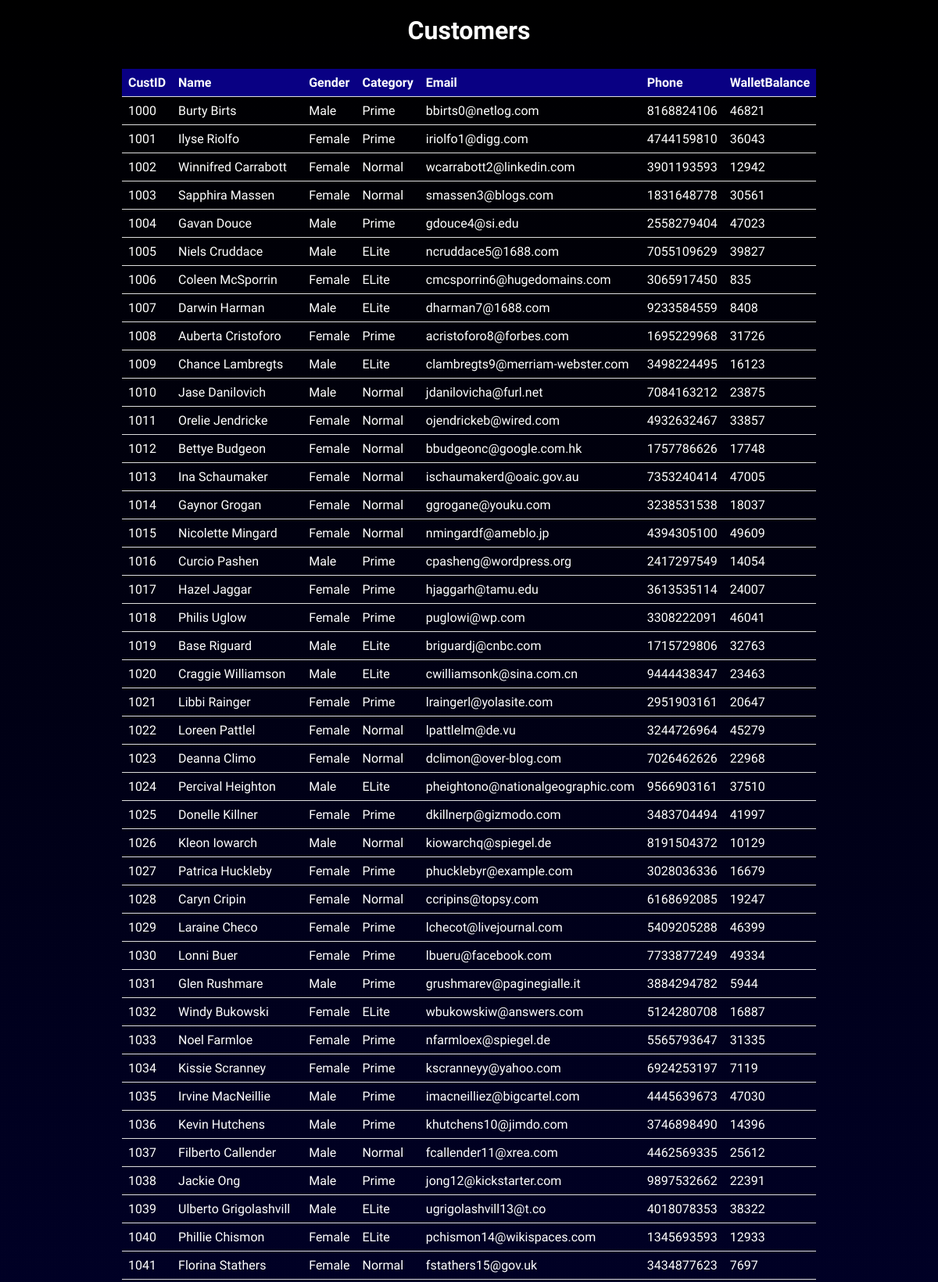
Screenshot of /html_files/tables/customers.php (upper part) with the database file from the repository.
### tables this page shows
CREATE TABLE IF NOT EXISTS Customers (
        CustID INT NOT NULL AUTO_INCREMENT,
        Name VARCHAR(50) NOT NULL,
        Gender ENUM('Male','Female') NOT NULL,
        Category ENUM('Normal','Prime','ELite') NOT NULL,
        Email VARCHAR(50),
        Phone CHAR(10),
        WalletBalance INT DEFAULT 0,
        PRIMARY KEY (CustID),
        CONSTRAINT BalCheck CHECK (WalletBalance >= 0)
    );

### html_files/tables/customers.php (the view, shortened to what this page needs)
<!DOCTYPE html>
<html>
<head>
    <link rel="stylesheet" href="../style.css">
</head>
<body>
    <h2>Customers</h2>
    <table>
        <tr>
            <th>CustID</th>
            <th>Name</th>
            <th>Gender</th>
            <th>Category</th>
            <th>Email</th>
            <th>Phone</th>
            <th>WalletBalance</th>
        </tr>
        <?php
            $servername = "localhost";
            $username = "root";
            $password = "root";
            $dbname = "bumper_bazaar";
            $conn = new mysqli($servername, $username, $password, $dbname);
            $sql = "SELECT * FROM customers";
            $result = $conn->query($sql);
            while ($row = $result->fetch_assoc()) {
                echo "<tr>";
                echo "<td>".$row['CustID']."</td>";
                echo "<td>".$row['Name']."</td>";
                echo "<td>".$row['Gender']."</td>";
                echo "<td>".$row['Category']."</td>";
                echo "<td>".$row['Email']."</td>";
                echo "<td>".$row['Phone']."</td>";
                echo "<td>".$row['WalletBalance']."</td>";
                echo "</tr>";
            }
        ?>
    </table>
</body>
</html>

### html_files/style.css (style rules this page uses)
* { margin: 10px; padding: 0; font-family: Ubuntu, Consolas; color: white; }
body { background: -webkit-linear-gradient(black, rgb(1, 1, 126)); background-size: cover; background-repeat: no-repeat; background-attachment: fixed; }
h2 { text-align: center; margin-bottom: 30px; font-size: 2rem; }
table { margin: auto; border-collapse: collapse; }
th, td { padding: 8px; text-align: left; border-bottom: 1px solid #ddd; }
th { background-color: #090083; }

### rows the page displays
customers: CustID "1000", Name "Burty Birts", Gender "Male", Category "Prime", Email "bbirts0@netlog.com", Phone "8168824106", WalletBalance "46821"
customers: CustID "1001", Name "Ilyse Riolfo", Gender "Female", Category "Prime", Email "iriolfo1@digg.com", Phone "4744159810", WalletBalance "36043"
customers: CustID "1002", Name "Winnifred Carrabott", Gender "Female", Category "Normal", Email "wcarrabott2@linkedin.com", Phone "3901193593", WalletBalance "12942"
customers: CustID "1003", Name "Sapphira Massen", Gender "Female", Category "Normal", Email "smassen3@blogs.com", Phone "1831648778", WalletBalance "30561"
customers: CustID "1004", Name "Gavan Douce", Gender "Male", Category "Prime", Email "gdouce4@si.edu", Phone "2558279404", WalletBalance "47023"
customers: CustID "1005", Name "Niels Cruddace", Gender "Male", Category "ELite", Email "ncruddace5@1688.com", Phone "7055109629", WalletBalance "39827"
customers: CustID "1006", Name "Coleen McSporrin", Gender "Female", Category "ELite", Email "cmcsporrin6@hugedomains.com", Phone "3065917450", WalletBalance "835"
customers: CustID "1007", Name "Darwin Harman", Gender "Male", Category "ELite", Email "dharman7@1688.com", Phone "9233584559", WalletBalance "8408"
customers: CustID "1008", Name "Auberta Cristoforo", Gender "Female", Category "Prime", Email "acristoforo8@forbes.com", Phone "1695229968", WalletBalance "31726"
customers: CustID "1009", Name "Chance Lambregts", Gender "Male", Category "ELite", Email "clambregts9@merriam-webster.com", Phone "3498224495", WalletBalance "16123"
customers: CustID "1010", Name "Jase Danilovich", Gender "Male", Category "Normal", Email "jdanilovicha@furl.net", Phone "7084163212", WalletBalance "23875"
customers: CustID "1011", Name "Orelie Jendricke", Gender "Female", Category "Normal", Email "ojendrickeb@wired.com", Phone "4932632467", WalletBalance "33857"
customers: CustID "1012", Name "Bettye Budgeon", Gender "Female", Category "Normal", Email "bbudgeonc@google.com.hk", Phone "1757786626", WalletBalance "17748"
customers: CustID "1013", Name "Ina Schaumaker", Gender "Female", Category "Normal", Email "ischaumakerd@oaic.gov.au", Phone "7353240414", WalletBalance "47005"
customers: CustID "1014", Name "Gaynor Grogan", Gender "Female", Category "Normal", Email "ggrogane@youku.com", Phone "3238531538", WalletBalance "18037"
customers: CustID "1015", Name "Nicolette Mingard", Gender "Female", Category "Normal", Email "nmingardf@ameblo.jp", Phone "4394305100", WalletBalance "49609"
customers: CustID "1016", Name "Curcio Pashen", Gender "Male", Category "Prime", Email "cpasheng@wordpress.org", Phone "2417297549", WalletBalance "14054"
customers: CustID "1017", Name "Hazel Jaggar", Gender "Female", Category "Prime", Email "hjaggarh@tamu.edu", Phone "3613535114", WalletBalance "24007"
customers: CustID "1018", Name "Philis Uglow", Gender "Female", Category "Prime", Email "puglowi@wp.com", Phone "3308222091", WalletBalance "46041"
customers: CustID "1019", Name "Base Riguard", Gender "Male", Category "ELite", Email "briguardj@cnbc.com", Phone "1715729806", WalletBalance "32763"
customers: CustID "1020", Name "Craggie Williamson", Gender "Male", Category "ELite", Email "cwilliamsonk@sina.com.cn", Phone "9444438347", WalletBalance "23463"
customers: CustID "1021", Name "Libbi Rainger", Gender "Female", Category "Prime", Email "lraingerl@yolasite.com", Phone "2951903161", WalletBalance "20647"
customers: CustID "1022", Name "Loreen Pattlel", Gender "Female", Category "Normal", Email "lpattlelm@de.vu", Phone "3244726964", WalletBalance "45279"
customers: CustID "1023", Name "Deanna Climo", Gender "Female", Category "Normal", Email "dclimon@over-blog.com", Phone "7026462626", WalletBalance "22968"
customers: CustID "1024", Name "Percival Heighton", Gender "Male", Category "ELite", Email "pheightono@nationalgeographic.com", Phone "9566903161", WalletBalance "37510"
customers: CustID "1025", Name "Donelle Killner", Gender "Female", Category "Prime", Email "dkillnerp@gizmodo.com", Phone "3483704494", WalletBalance "41997"
customers: CustID "1026", Name "Kleon Iowarch", Gender "Male", Category "Normal", Email "kiowarchq@spiegel.de", Phone "8191504372", WalletBalance "10129"
customers: CustID "1027", Name "Patrica Huckleby", Gender "Female", Category "Prime", Email "phucklebyr@example.com", Phone "3028036336", WalletBalance "16679"
customers: CustID "1028", Name "Caryn Cripin", Gender "Female", Category "Normal", Email "ccripins@topsy.com", Phone "6168692085", WalletBalance "19247"
customers: CustID "1029", Name "Laraine Checo", Gender "Female", Category "Prime", Email "lchecot@livejournal.com", Phone "5409205288", WalletBalance "46399"
customers: CustID "1030", Name "Lonni Buer", Gender "Female", Category "Prime", Email "lbueru@facebook.com", Phone "7733877249", WalletBalance "49334"
customers: CustID "1031", Name "Glen Rushmare", Gender "Male", Category "Prime", Email "grushmarev@paginegialle.it", Phone "3884294782", WalletBalance "5944"
customers: CustID "1032", Name "Windy Bukowski", Gender "Female", Category "ELite", Email "wbukowskiw@answers.com", Phone "5124280708", WalletBalance "16887"
customers: CustID "1033", Name "Noel Farmloe", Gender "Female", Category "Prime", Email "nfarmloex@spiegel.de", Phone "5565793647", WalletBalance "31335"
customers: CustID "1034", Name "Kissie Scranney", Gender "Female", Category "Prime", Email "kscranneyy@yahoo.com", Phone "6924253197", WalletBalance "7119"
customers: CustID "1035", Name "Irvine MacNeillie", Gender "Male", Category "Prime", Email "imacneilliez@bigcartel.com", Phone "4445639673", WalletBalance "47030"
customers: CustID "1036", Name "Kevin Hutchens", Gender "Male", Category "Prime", Email "khutchens10@jimdo.com", Phone "3746898490", WalletBalance "14396"
customers: CustID "1037", Name "Filberto Callender", Gender "Male", Category "Normal", Email "fcallender11@xrea.com", Phone "4462569335", WalletBalance "25612"
customers: CustID "1038", Name "Jackie Ong", Gender "Male", Category "Prime", Email "jong12@kickstarter.com", Phone "9897532662", WalletBalance "22391"
customers: CustID "1039", Name "Ulberto Grigolashvill", Gender "Male", Category "ELite", Email "ugrigolashvill13@t.co", Phone "4018078353", WalletBalance "38322"
customers: CustID "1040", Name "Phillie Chismon", Gender "Female", Category "ELite", Email "pchismon14@wikispaces.com", Phone "1345693593", WalletBalance "12933"
customers: CustID "1041", Name "Florina Stathers", Gender "Female", Category "Normal", Email "fstathers15@gov.uk", Phone "3434877623", WalletBalance "7697"
